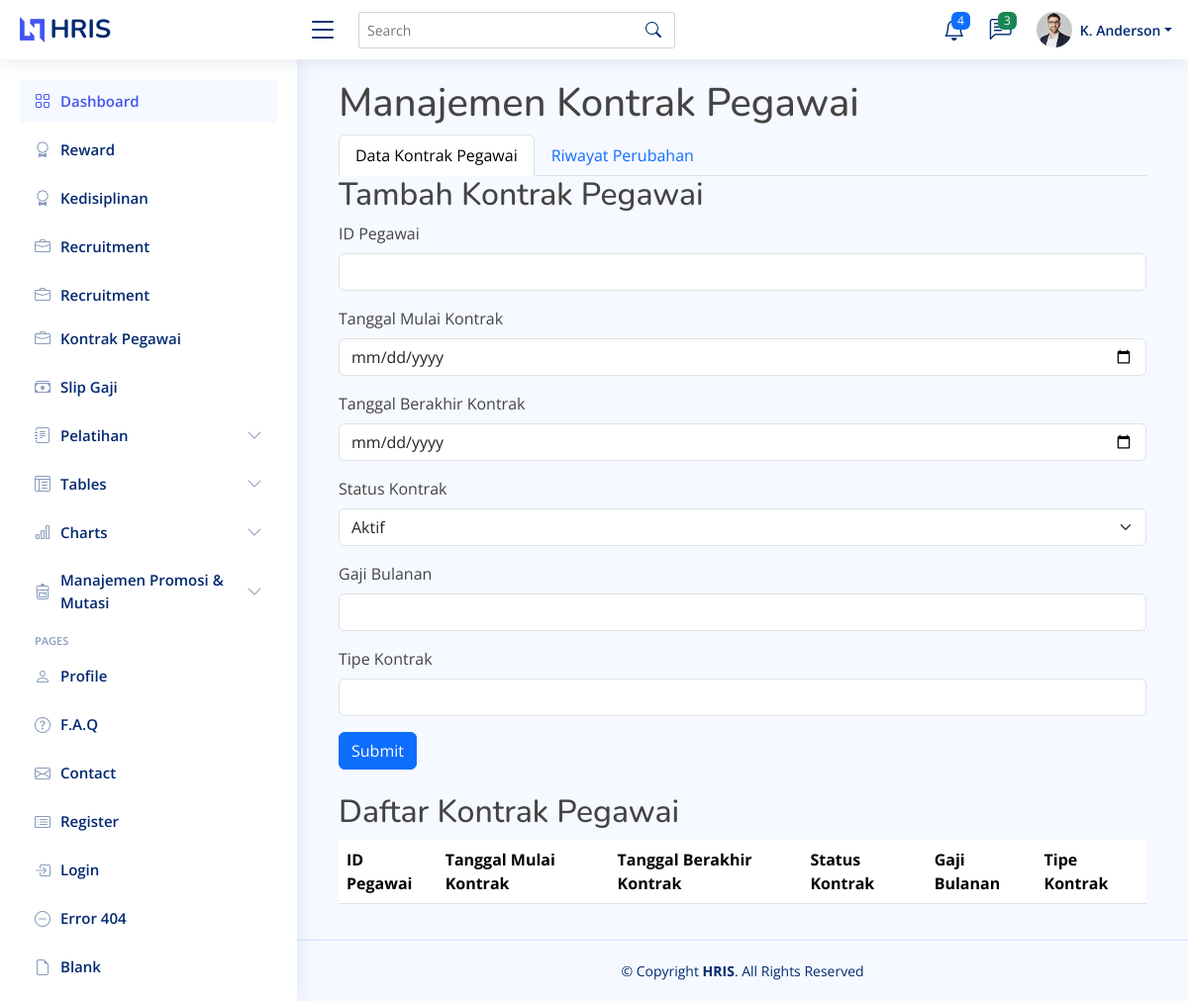
Before: /kontrak_pegawai/index.php with the older database file.
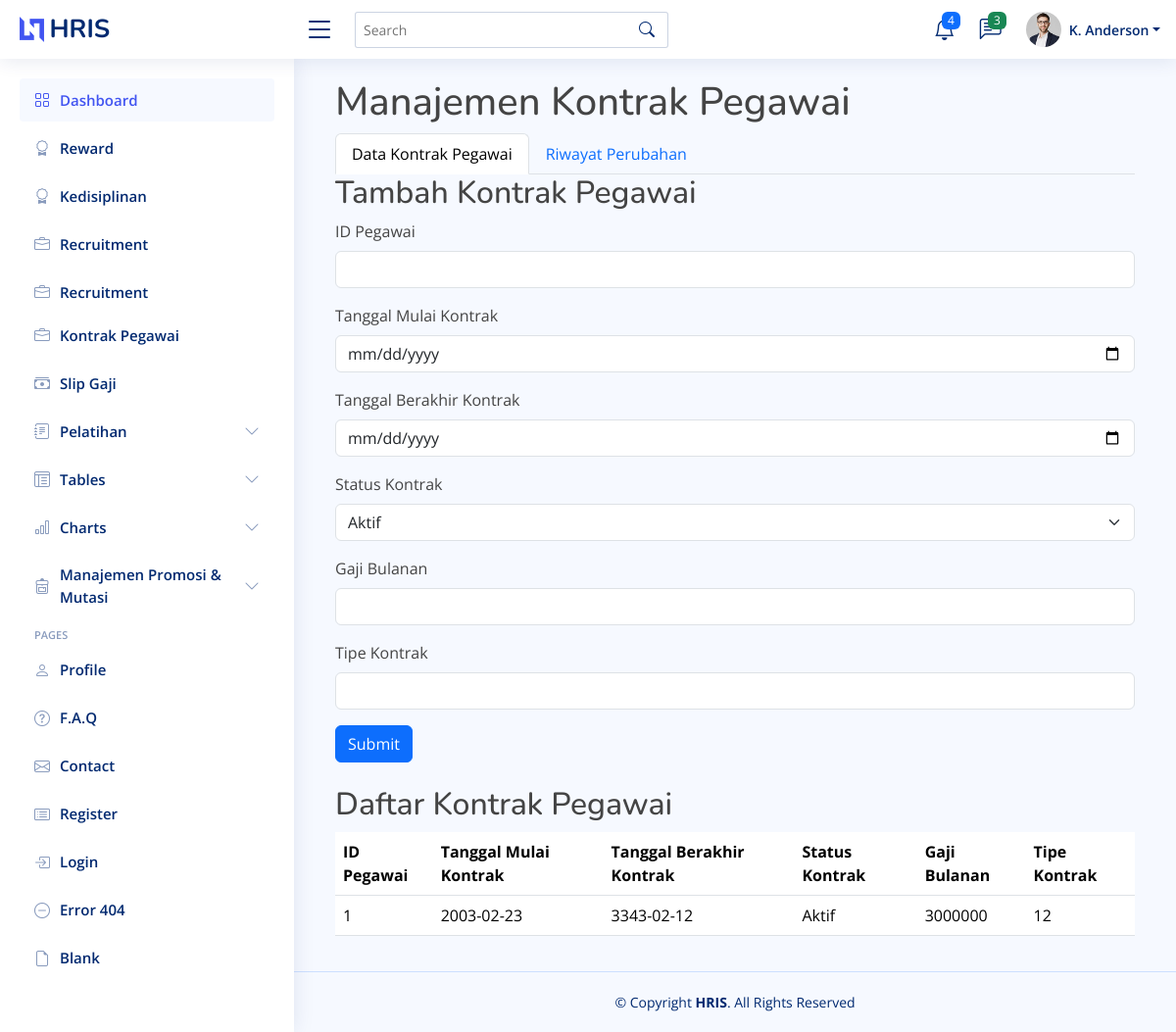
After: the same page with the newer database file.
### kontrak_pegawai/index.php (the view, shortened to what this page needs)
<?php
include '../template/header.php';
include '../template/sidebar.php';
include '../connection.php';
function getData($table) {
    global $conn;
    $result = $conn->query("SELECT * FROM `$table`");
    if ($result) {
        return $result->fetch_all(MYSQLI_ASSOC);
    } else {
        return [];
    }
}
$kontrak_pegawai = getData('kontrak pegawai');
?>
<main id="main" class="main">
    <div class="container">
        <h1>Manajemen Kontrak Pegawai</h1>
        <ul class="nav nav-tabs" id="kontrakPegawaiTab" role="tablist">
            <li class="nav-item" role="presentation">
                <a class="nav-link active" id="kontrak-tab" data-bs-toggle="tab" href="#kontrak" role="tab" aria-controls="kontrak" aria-selected="true">Data Kontrak Pegawai</a>
            </li>
            <li class="nav-item" role="presentation">
                <a class="nav-link" id="riwayat-tab" data-bs-toggle="tab" href="#riwayat" role="tab" aria-controls="riwayat" aria-selected="false">Riwayat Perubahan</a>
            </li>
        </ul>
        <div class="tab-content" id="kontrakPegawaiTabContent">
            <div class="tab-pane fade show active" id="kontrak" role="tabpanel" aria-labelledby="kontrak-tab">
                <h2>Tambah Kontrak Pegawai</h2>
                <form method="post" action="submit_kontrak.php">
                    <div class="mb-3">
                        <label for="id_pegawai" class="form-label">ID Pegawai</label>
                        <input type="number" class="form-control" id="id_pegawai" name="id_pegawai" required>
                    </div>
                    <div class="mb-3">
                        <label for="tanggal_mulai_kontrak" class="form-label">Tanggal Mulai Kontrak</label>
                        <input type="date" class="form-control" id="tanggal_mulai_kontrak" name="tanggal_mulai_kontrak" required>
                    </div>
                    <div class="mb-3">
                        <label for="tanggal_berakhir_kontrak" class="form-label">Tanggal Berakhir Kontrak</label>
                        <input type="date" class="form-control" id="tanggal_berakhir_kontrak" name="tanggal_berakhir_kontrak" required>
                    </div>
                    <div class="mb-3">
                        <label for="status_kontrak" class="form-label">Status Kontrak</label>
                        <select class="form-select" id="status_kontrak" name="status_kontrak" required>
                            <option value="Aktif">Aktif</option>
                        </select>
                    </div>
                    <div class="mb-3">
                        <label for="gaji_bulanan" class="form-label">Gaji Bulanan</label>
                        <input type="text" class="form-control" id="gaji_bulanan" name="gaji_bulanan" required>
                    </div>
                    <div class="mb-3">
                        <label for="tipe_kontrak" class="form-label">Tipe Kontrak</label>
                        <input type="text" class="form-control" id="tipe_kontrak" name="tipe_kontrak" required>
                    </div>
                    <button type="submit" class="btn btn-primary">Submit</button>
                </form>
                <h2 class="mt-4">Daftar Kontrak Pegawai</h2>
                <table class="table">
                    <thead>
                        <tr>
                            <th>ID Pegawai</th>
                            <th>Tanggal Mulai Kontrak</th>
                            <th>Tanggal Berakhir Kontrak</th>
                            <th>Status Kontrak</th>
                            <th>Gaji Bulanan</th>
                            <th>Tipe Kontrak</th>
                        </tr>
                    </thead>
                    <tbody>
                        <?php foreach ($kontrak_pegawai as $row): ?>
                            <tr>
                                <td><?= $row['id_pegawai'] ?></td>
                                <td><?= $row['tanggal_mulai'] ?></td>
                                <td><?= $row['tanggal_berakhir'] ?></td>
                                <td><?= $row['status_kontrak'] ?></td>
                                <td><?= $row['gaji_bulanan'] ?></td>
                                <td><?= $row['tipe_kontrak'] ?></td>
                            </tr>
                        <?php endforeach; ?>
                    </tbody>
                </table>
            </div>
        </div>
    </div>
</main>
<?php
include '../template/footer.php';
?>

### template/header.php (shortened to what this page needs)
<!DOCTYPE html>
<html lang="en">
<head>
    <link href="<?php echo BASE_URL; ?>/hris/assets/vendor/bootstrap/css/bootstrap.min.css" rel="stylesheet">
    <link href="<?php echo BASE_URL; ?>/hris/assets/vendor/bootstrap-icons/bootstrap-icons.css" rel="stylesheet">
    <link href="<?php echo BASE_URL; ?>/hris/assets/vendor/boxicons/css/boxicons.min.css" rel="stylesheet">
    <link href="<?php echo BASE_URL; ?>/hris/assets/vendor/quill/quill.snow.css" rel="stylesheet">
    <link href="<?php echo BASE_URL; ?>/hris/assets/vendor/quill/quill.bubble.css" rel="stylesheet">
    <link href="<?php echo BASE_URL; ?>/hris/assets/vendor/remixicon/remixicon.css" rel="stylesheet">
    <link href="<?php echo BASE_URL; ?>/hris/assets/vendor/simple-datatables/style.css" rel="stylesheet">
    <link href="<?php echo BASE_URL; ?>/hris/assets/css/style.css" rel="stylesheet">
</head>
<body>
    <header id="header" class="header fixed-top d-flex align-items-center">
        <div class="d-flex align-items-center justify-content-between">
            <a href="index.html" class="logo d-flex align-items-center">
                <img src="<?php echo BASE_URL; ?>/hris/assets/img/logo.png" alt="">
                <span class="d-none d-lg-block">HRIS</span>
            </a>
            <i class="bi bi-list toggle-sidebar-btn"></i>
        </div>
        <div class="search-bar">
            <form class="search-form d-flex align-items-center" method="POST" action="#">
                <input type="text" name="query" placeholder="Search" title="Enter search keyword">
                <button type="submit" title="Search"><i class="bi bi-search"></i></button>
            </form>
        </div>
        <nav class="header-nav ms-auto">
            <ul class="d-flex align-items-center">
                <li class="nav-item dropdown">
                    <a class="nav-link nav-icon" href="#" data-bs-toggle="dropdown">
                        <i class="bi bi-bell"></i>
                        <span class="badge bg-primary badge-number">4</span>
                    </a>
                </li>
                <li class="nav-item dropdown">
                    <a class="nav-link nav-icon" href="#" data-bs-toggle="dropdown">
                        <i class="bi bi-chat-left-text"></i>
                        <span class="badge bg-success badge-number">3</span>
                    </a>
                </li>
                <li class="nav-item dropdown pe-3">
                    <a class="nav-link nav-profile d-flex align-items-center pe-0" href="#" data-bs-toggle="dropdown">
                        <img src="<?php echo BASE_URL; ?>/hris/assets/img/profile-img.jpg" alt="Profile" class="rounded-circle">
                        <span class="d-none d-md-block dropdown-toggle ps-2">K. Anderson</span>
                    </a>
                </li>
            </ul>
        </nav>
    </header>

### template/sidebar.php (shortened to what this page needs)
<aside id="sidebar" class="sidebar">
    <ul class="sidebar-nav" id="sidebar-nav">
        <li class="nav-item">
            <a class="nav-link " href="<?php echo BASE_URL; ?>/hris/index.php">
                <i class="bi bi-grid"></i>
                <span>Dashboard</span>
            </a>
        </li>
        <li class="nav-item">
            <a class="nav-link collapsed" data-bs-target="#components-nav" data-bs-toggle="collapse" href="<?php echo BASE_URL; ?>/hris/reward/index.php">
                <i class="bi bi-award"></i><span>Reward</span></i>
            </a>
        </li>
        <li class="nav-item">
            <a class="nav-link collapsed" data-bs-target="#components-nav" data-bs-toggle="collapse" href="<?php echo BASE_URL; ?>/hris/kedisiplinan/index.php">
                <i class="bi bi-award"></i><span>Kedisiplinan</span></i>
            </a>
        </li>
        <li class="nav-item">
            <a class="nav-link collapsed" href="<?php echo BASE_URL; ?>/hris/recruitment/index.php">
                <i class="bi bi-briefcase"></i><span>Recruitment</span>
            </a>
        </li>
        <a class="nav-link collapsed" href="<?php echo BASE_URL; ?>/hris/recruitment/index.php">
            <i class="bi bi-briefcase"></i><span>Recruitment</span>
        </a>
        <li class="nav-item">
        <a class="nav-link collapsed" href="<?php echo BASE_URL; ?>/hris/kontrak_pegawai/index.php">
            <i class="bi bi-briefcase"></i><span>Kontrak Pegawai</span>
        </a>
        <li class="nav-item">
        <a class="nav-link collapsed" href="<?php echo BASE_URL; ?>/hris/slip_gaji/index.php">
            <i class="bi bi-cash-stack"></i><span>Slip Gaji</span>
        </a>
    </li>
        <li class="nav-item">
            <a class="nav-link collapsed" data-bs-target="#forms-nav" data-bs-toggle="collapse" href="#">
                <i class="bi bi-journal-text"></i><span>Pelatihan</span><i class="bi bi-chevron-down ms-auto"></i>
            </a>
        </li>
        <li class="nav-item">
            <a class="nav-link collapsed" data-bs-target="#tables-nav" data-bs-toggle="collapse" href="#">
                <i class="bi bi-layout-text-window-reverse"></i><span>Tables</span><i class="bi bi-chevron-down ms-auto"></i>
            </a>
        </li>
        <li class="nav-item">
            <a class="nav-link collapsed" data-bs-target="#charts-nav" data-bs-toggle="collapse" href="#">
                <i class="bi bi-bar-chart"></i><span>Charts</span><i class="bi bi-chevron-down ms-auto"></i>
            </a>
        </li>
        <li class="nav-item">
            <a class="nav-link collapsed" data-bs-target="#icons-nav" data-bs-toggle="collapse" href="#">
                <i class="bi bi-backpack4"></i><span>Manajemen Promosi & Mutasi</span><i class="bi bi-chevron-down ms-auto"></i>
            </a>
        </li>
        <li class="nav-heading">Pages</li>
        <li class="nav-item">
            <a class="nav-link collapsed" href="users-profile.html">
                <i class="bi bi-person"></i>
                <span>Profile</span>
            </a>
        </li>
        <li class="nav-item">
            <a class="nav-link collapsed" href="pages-faq.html">
                <i class="bi bi-question-circle"></i>
                <span>F.A.Q</span>
            </a>
        </li>
        <li class="nav-item">
            <a class="nav-link collapsed" href="pages-contact.html">
                <i class="bi bi-envelope"></i>
                <span>Contact</span>
            </a>
        </li>
        <li class="nav-item">
            <a class="nav-link collapsed" href="pages-register.html">
                <i class="bi bi-card-list"></i>
                <span>Register</span>
            </a>
        </li>
        <li class="nav-item">
            <a class="nav-link collapsed" href="pages-login.html">
                <i class="bi bi-box-arrow-in-right"></i>
                <span>Login</span>
            </a>
        </li>
        <li class="nav-item">
            <a class="nav-link collapsed" href="pages-error-404.html">
                <i class="bi bi-dash-circle"></i>
                <span>Error 404</span>
            </a>
        </li>
        <li class="nav-item">
            <a class="nav-link collapsed" href="pages-blank.html">
                <i class="bi bi-file-earmark"></i>
                <span>Blank</span>
            </a>
        </li>
    </ul>
</aside>

### template/footer.php (shortened to what this page needs)
<footer id="footer" class="footer">
    <div class="copyright">
        &copy; Copyright <strong><span>HRIS</span></strong>. All Rights Reserved
    </div>
</footer>
</body>
</html>

### assets/css/style.css (style rules this page uses)
:root { scroll-behavior: smooth; }
body { font-family: "Open Sans", sans-serif; background: #f6f9ff; color: #444444; }
a { color: #4154f1; text-decoration: none; }
h1, h2, h3, h4, h5, h6 { font-family: "Nunito", sans-serif; }
#main { margin-top: 60px; padding: 20px 30px; transition: all 0.3s; }
.logo { line-height: 1; }
@media (min-width: 1200px) { .logo { width: 280px; } }
.logo img { max-height: 26px; margin-right: 6px; }
.logo span { font-size: 26px; font-weight: 700; color: #012970; font-family: "Nunito", sans-serif; }
.header { transition: all 0.5s; z-index: 997; height: 60px; box-shadow: 0px 2px 20px rgba(1, 41, 112, 0.1); background-color: #fff; padding-left: 20px; }
.header .toggle-sidebar-btn { font-size: 32px; padding-left: 10px; cursor: pointer; color: #012970; }
.header .search-bar { min-width: 360px; padding: 0 20px; }
.header .search-form { width: 100%; }
.header .search-form input { border: 0; font-size: 14px; color: #012970; border: 1px solid rgba(1, 41, 112, 0.2); padding: 7px 38px 7px 8px; border-radius: 3px; transition: 0.3s; width: 100%; }
.header .search-form button { border: 0; padding: 0; margin-left: -30px; background: none; }
.header .search-form button i { color: #012970; }
.header-nav ul { list-style: none; }
.header-nav>ul { margin: 0; padding: 0; }
.header-nav .nav-icon { font-size: 22px; color: #012970; margin-right: 25px; position: relative; }
.header-nav .nav-profile { color: #012970; }
.header-nav .nav-profile img { max-height: 36px; }
.header-nav .nav-profile span { font-size: 14px; font-weight: 600; }
.header-nav .badge-number { position: absolute; inset: -2px -5px auto auto; font-weight: normal; font-size: 12px; padding: 3px 6px; }
.sidebar { position: fixed; top: 60px; left: 0; bottom: 0; width: 300px; z-index: 996; transition: all 0.3s; padding: 20px; overflow-y: auto; scrollbar-width: thin; scrollbar-color: #aab7cf transparent; box-shadow: 0px 0px 20px rgba(1, 41, 112, 0.1); background-color: #fff; }
@media (min-width: 1200px) { #main, #footer { margin-left: 300px; } }
.sidebar-nav { padding: 0; margin: 0; list-style: none; }
.sidebar-nav li { padding: 0; margin: 0; list-style: none; }
.sidebar-nav .nav-item { margin-bottom: 5px; }
.sidebar-nav .nav-heading { font-size: 11px; text-transform: uppercase; color: #899bbd; font-weight: 600; margin: 10px 0 5px 15px; }
.sidebar-nav .nav-link { display: flex; align-items: center; font-size: 15px; font-weight: 600; color: #4154f1; transition: 0.3; background: #f6f9ff; padding: 10px 15px; border-radius: 4px; }
.sidebar-nav .nav-link i { font-size: 16px; margin-right: 10px; color: #4154f1; }
.sidebar-nav .nav-link.collapsed { color: #012970; background: #fff; }
.sidebar-nav .nav-link.collapsed i { color: #899bbd; }
.sidebar-nav .nav-link .bi-chevron-down { margin-right: 0; transition: transform 0.2s ease-in-out; }
.footer { padding: 20px 0; font-size: 14px; transition: all 0.3s; border-top: 1px solid #cddfff; }
.footer .copyright { text-align: center; color: #012970; }

### kontrak_pegawai/index.php (style rules this page uses)
.tab-pane { transition: all 0.5s ease; }

Changed rows visible on the page:
added kontrak pegawai: id_pegawai "1", tanggal_mulai "2003-02-23", tanggal_berakhir "3343-02-12", status_kontrak "Aktif", gaji_bulanan "3000000", tipe_kontrak "12"
